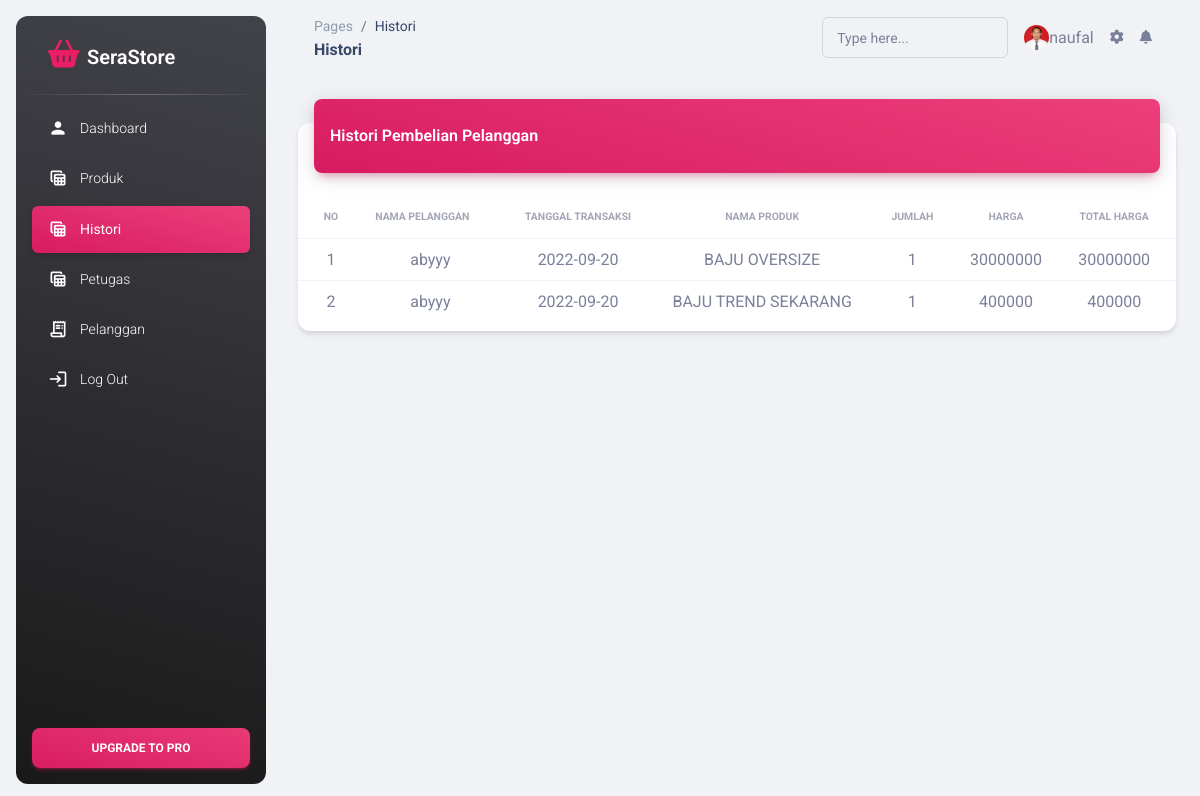
Page /Produk/historipetugas.php (signed in) on the committed database.
### tables this page shows
CREATE TABLE `transaksi` (
  `id_transaksi` int(11) NOT NULL,
  `id_pelanggan` int(11) NOT NULL,
  `id_petugas` int(11) NOT NULL,
  `id_produk` int(11) NOT NULL,
  `tgl_transaksi` date NOT NULL
);

CREATE TABLE `pelanggan` (
  `id_pelanggan` int(11) NOT NULL,
  `nama` varchar(100) NOT NULL,
  `alamat` text NOT NULL,
  `telp` varchar(50) NOT NULL,
  `username` varchar(255) NOT NULL,
  `password` varchar(255) NOT NULL
);

CREATE TABLE `produk` (
  `id_produk` int(11) NOT NULL,
  `nama_produk` varchar(100) NOT NULL,
  `deskripsi` text NOT NULL,
  `harga` int(11) NOT NULL,
  `foto` varchar(100) NOT NULL
);

CREATE TABLE `detail_transaksi` (
  `id_detail_transaksi` int(11) NOT NULL,
  `id_transaksi` int(11) NOT NULL,
  `qty` int(11) NOT NULL,
  `subtotal` int(11) NOT NULL,
  `size` enum('S','M','L','XL','XXL') NOT NULL
);

### Produk/historipetugas.php (the view, shortened to what this page needs)
<!DOCTYPE html>
<html lang="en">
<head>
  <link href="../assets/css/nucleo-icons.css" rel="stylesheet" />
  <link href="../assets/css/nucleo-svg.css" rel="stylesheet" />
  <link id="pagestyle" href="../assets/css/material-dashboard.css?v=3.0.4" rel="stylesheet" />
</head>
<body class="g-sidenav-show  bg-gray-200">
  <aside class="sidenav navbar navbar-vertical navbar-expand-xs border-0 border-radius-xl my-3 fixed-start ms-3   bg-gradient-dark" id="sidenav-main">
    <div class="sidenav-header">
      <a class="navbar-brand m-0" href=" https://demos.creative-tim.com/material-dashboard/pages/dashboard " target="_blank">
        <i class="fas fa-shopping-basket fa-2x  navbar-brand-img "></i>
        <span style="font-size: 20px;" class="ms-1 font-weight-bold text-white">SeraStore</span>
      </a>
    </div>
    <hr class="horizontal light mt-0 mb-2">
    <div class="collapse navbar-collapse  w-auto " id="sidenav-collapse-main">
      <ul class="navbar-nav">
        <li class="nav-item">
          <a class="nav-link text-white " href="../Login/home_petugas.php">
            <div class="text-white text-center me-2 d-flex align-items-center justify-content-center">
              <i class="material-icons opacity-10">person</i>
            </div>
            <span class="nav-link-text ms-1">Dashboard</span>
          </a>
        </li>
        <li class="nav-item">
          <a class="nav-link text-white " href="../Produk/produk_petugas.php">
            <div class="text-white text-center me-2 d-flex align-items-center justify-content-center">
              <i class="material-icons opacity-10">table_view</i>
            </div>
            <span class="nav-link-text ms-1">Produk</span>
          </a>
        </li>
        <li class="nav-item">
          <a class="nav-link text-white active bg-gradient-primary" href="../Produk/historipetugas.php">
            <div class="text-white text-center me-2 d-flex align-items-center justify-content-center">
              <i class="material-icons opacity-10">table_view</i>
            </div>
            <span class="nav-link-text ms-1">Histori</span>
          </a>
        </li>
        <li class="nav-item">
          <a class="nav-link text-white " href="../Petugas/tampil_petugas1.php">
            <div class="text-white text-center me-2 d-flex align-items-center justify-content-center">
              <i class="material-icons opacity-10">table_view</i>
            </div>
            <span class="nav-link-text ms-1">Petugas</span>
          </a>
        </li>
        <li class="nav-item">
          <a class="nav-link text-white " href="../Pelanggan/tampil_pelanggan_ptgs.php">
            <div class="text-white text-center me-2 d-flex align-items-center justify-content-center">
              <i class="material-icons opacity-10">receipt_long</i>
            </div>
            <span class="nav-link-text ms-1">Pelanggan</span>
          </a>
        </li>
        <li class="nav-item">
          <a class="nav-link text-white " href="../Login/logout.php">
            <div class="text-white text-center me-2 d-flex align-items-center justify-content-center">
              <i class="material-icons opacity-10">login</i>
            </div>
            <span class="nav-link-text ms-1">Log Out</span>
          </a>
        </li>
      </ul>
    </div>
    <div class="sidenav-footer position-absolute w-100 bottom-0 ">
      <div class="mx-3">
        <a class="btn bg-gradient-primary mt-4 w-100" href="https://www.creative-tim.com/product/material-dashboard-pro?ref=sidebarfree" type="button">Upgrade to pro</a>
      </div>
    </div>
  </aside>
  <main class="main-content position-relative max-height-vh-100 h-100 border-radius-lg ">
    <nav class="navbar navbar-main navbar-expand-lg px-0 mx-4 shadow-none border-radius-xl" id="navbarBlur" data-scroll="true">
      <div class="container-fluid py-1 px-3">
        <nav aria-label="breadcrumb">
          <ol class="breadcrumb bg-transparent mb-0 pb-0 pt-1 px-0 me-sm-6 me-5">
            <li class="breadcrumb-item text-sm"><a class="opacity-5 text-dark" href="javascript:;">Pages</a></li>
            <li class="breadcrumb-item text-sm text-dark active" aria-current="page">Histori</li>
          </ol>
          <h6 class="font-weight-bolder mb-0">Histori</h6>
        </nav>
        <div class="collapse navbar-collapse mt-sm-0 mt-2 me-md-0 me-sm-4" id="navbar">
          <div class="ms-md-auto pe-md-3 d-flex align-items-center">
            <div class="input-group input-group-outline">
              <label class="form-label">Type here...</label>
              <input type="text" class="form-control">
            </div>
          </div>
          <ul class="navbar-nav  justify-content-end">
            <li class="nav-item d-flex align-items-center">
            <img src="../Petugas/gambar_petugas/<?=$_SESSION['foto']?>" width="25" height="25" style="border-radius: 50%;">
                <span class="d-sm-inline d-none"><?=$_SESSION['nama_petugas']?></span>
            </li>
            <li class="nav-item px-3 d-flex align-items-center">
              <a href="javascript:;" class="nav-link text-body p-0">
                <i class="fa fa-cog fixed-plugin-button-nav cursor-pointer"></i>
              </a>
            </li>
            <li class="nav-item dropdown pe-2 d-flex align-items-center">
              <a href="javascript:;" class="nav-link text-body p-0" id="dropdownMenuButton" data-bs-toggle="dropdown" aria-expanded="false">
                <i class="fa fa-bell cursor-pointer"></i>
              </a>
            </li>
          </ul>
        </div>
      </div>
    </nav>
    <div class="container-fluid py-4">
      <div class="row">
        <div class="col-12">
          <div class="card my-4">
            <div class="card-header p-0 position-relative mt-n4 mx-3 z-index-2">
              <div class="bg-gradient-primary shadow-primary border-radius-lg pt-4 pb-3">
                <h6 class="text-white text-capitalize ps-3">Histori Pembelian Pelanggan</h6>
              </div>
            </div>
            <div class="card-body px-0 pb-2">
              <div class="table-responsive p-0">
                <table class="table align-items-center mb-0">
                  <thead>
                    <tr>
                      <th class="text-uppercase text-secondary text-xxs font-weight-bolder opacity-7" style="text-align:center;">NO</th>
                      <th class="text-uppercase text-secondary text-xxs font-weight-bolder opacity-7 ps-2" style="text-align:center;">NAMA PELANGGAN</th>
                      <th class="text-center text-uppercase text-secondary text-xxs font-weight-bolder opacity-7" style="text-align:center;">TANGGAL TRANSAKSI</th>
                      <th class="text-center text-uppercase text-secondary text-xxs font-weight-bolder opacity-7" style="text-align:center;">NAMA PRODUK</th>
                      <th class="text-center text-uppercase text-secondary text-xxs font-weight-bolder opacity-7" style="text-align:center;">JUMLAH</th>
                      <th class="text-center text-uppercase text-secondary text-xxs font-weight-bolder opacity-7" style="text-align:center;">HARGA</th>
                      <th class="text-center text-uppercase text-secondary text-xxs font-weight-bolder opacity-7" style="text-align:center;">TOTAL HARGA</th>
                    </tr>
                  </thead>
                  <tbody>
                    <?php
                    include "../toko.php";
                    $sql = mysqli_query($conn, "select produk.nama_produk, transaksi.tgl_transaksi, qty, produk.harga, produk.foto, detail_transaksi.subtotal, transaksi.id_transaksi from transaksi JOIN produk ON transaksi.id_produk = produk.id_produk JOIN detail_transaksi ON detail_transaksi.id_transaksi = transaksi.id_transaksi order by id_detail_transaksi desc;");
                    $no=0;
                    if (mysqli_num_rows($sql) > 0) {
                        while($histori = mysqli_fetch_array($sql)){
                            $no++;
                            $qry_buku=mysqli_query($conn,"select P.nama from  pelanggan P  join transaksi T on T.id_pelanggan=P.id_pelanggan where T.id_transaksi = '".$histori['id_transaksi']."'");
                            while($dt_buku=mysqli_fetch_array($qry_buku)){
                                $buku_dipinjam=$dt_buku['nama'];
                            }
                        ?>
                        <tr>
                            <td style="text-align:center;"><?=$no?></td>
                            <td style="text-align:center;"><?=$buku_dipinjam ?></td>
                            <td style="text-align:center;"><?=$histori['tgl_transaksi']?></td>
                            <td style="text-align:center;"><?=$histori['nama_produk']?></td>
                            <td style="text-align:center;"><?=$histori['qty']?></td>
                            <td style="text-align:center;"><?=$histori['harga']?></td>
                            <td style="text-align:center;"><?=$histori['subtotal']?></td>
                        </tr>
                        <?php
                        }
                    } else {
                        echo("
                        <tr>
                        <td colspan='8'><p style='text-align:center'>Tidak Ada Histori</p></td>
                        </tr>
                        ");
                    }
                    ?>
                  </tbody>
                </table>
              </div>
            </div>
          </div>
        </div>
      </div>
</body>
</html>

### rows in the picture
transaksi: id_pelanggan.nama "abyyy", tgl_transaksi "2022-09-20", id_produk.nama_produk "BAJU OVERSIZE", detail_transaksi.qty "1", id_produk.harga "30000000", detail_transaksi.subtotal "30000000"
transaksi: id_pelanggan.nama "abyyy", tgl_transaksi "2022-09-20", id_produk.nama_produk "BAJU TREND SEKARANG", detail_transaksi.qty "1", id_produk.harga "400000", detail_transaksi.subtotal "400000"

### other values in the picture
$_SESSION['nama_petugas'] "naufal"
